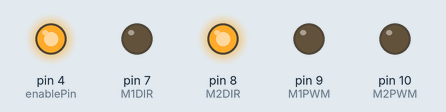
Simulated run of this sketch. Board: Arduino Uno, built with avr-gcc and run on an emulated ATmega328P. On the bench: output pins drawn as LEDs (lit = HIGH). At 13.8 s the program stops and its outputs stay as they are.

Above: at 0.15 s.
At 13.9 s:
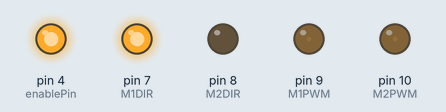
Timing chart, 0 to 15.3 s (numbered marks = the images above):
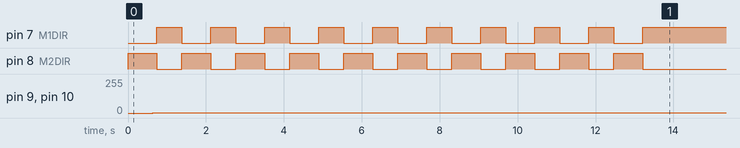

The sketch:

accelaration__deccleration.ino
```cpp
//serial.begin(9600)
int count = 5;
int M1DIR = 7;
int M2DIR = 8;
int M1PWM = 9;
int M2PWM = 10;
int enablePin = 4;

void setup() {
  pinMode(enablePin, OUTPUT);
  digitalWrite(enablePin, HIGH);
  pinMode(M1DIR, OUTPUT);
  pinMode(M2DIR, OUTPUT);
  pinMode(M1PWM, OUTPUT);
  pinMode(M2PWM, OUTPUT);


}

void rampup() {
  for (int i = 0; i <= 255; i = i + 4) {

    analogWrite(M1PWM, i);
    analogWrite(M2PWM, i);
    delay(count);
  }


}
void rampdown() {


  for (int i = 255; i >= 0; i = i - 4) {
    analogWrite(M1PWM, i);
    analogWrite(M2PWM, i);
    delay(count);
  }

}


void loop() {

  for (int i = 0; i < 10; i++) {

    digitalWrite(M1DIR, LOW);
    digitalWrite(M2DIR, HIGH);
      rampup();
    rampdown();

    delay(100);


    digitalWrite(M1DIR, HIGH);
    digitalWrite(M2DIR, LOW);
     rampup();
    rampdown();
  }

  while (1);
}
```

Measured:
- by itself, pin 7 (M1DIR): alternates HIGH for 0.64 s and LOW for 0.74 s, 19 changes in all, then stays HIGH
- by itself, pin 8 (M2DIR): alternates HIGH for 0.74 s and LOW for 0.64 s, 20 changes in all, then stays LOW
- by itself, pin 9 (M1PWM), pin 10 (M2PWM): 0/255 → 3/255 at 0.64 s
